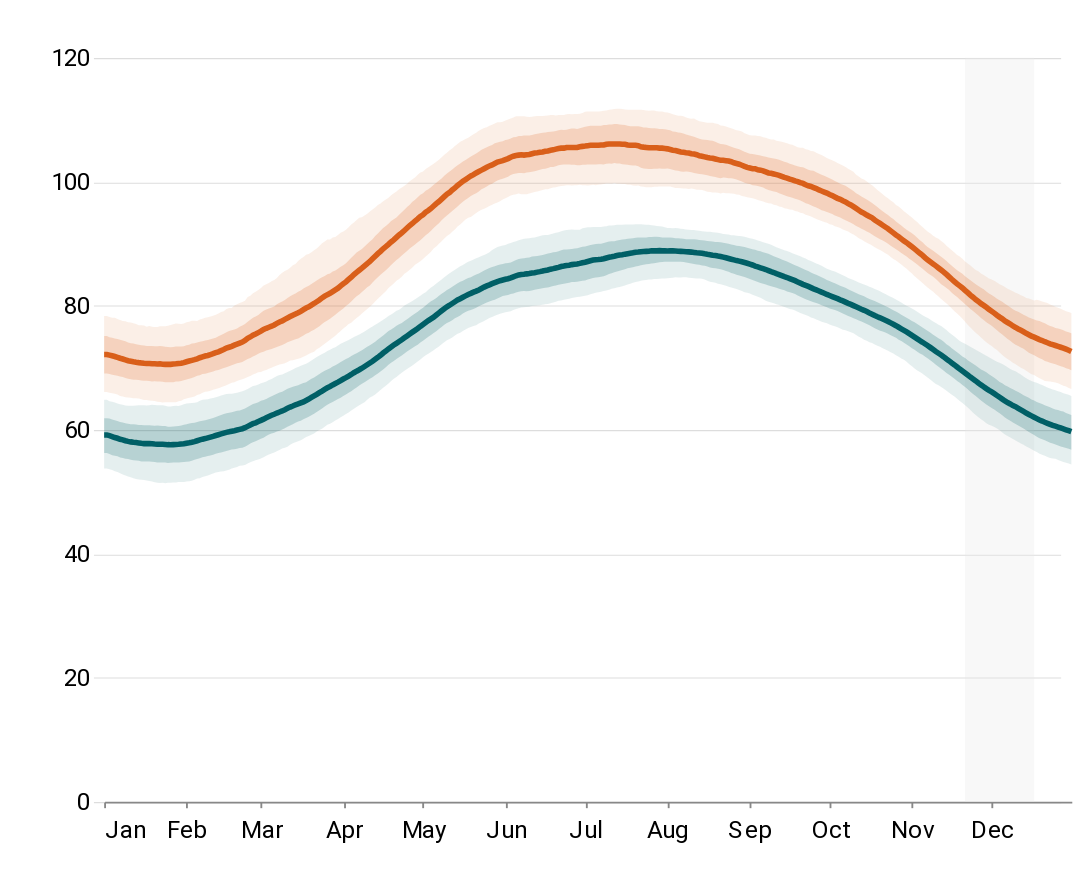

The notebook cell this image was saved under:
### Code cell
dates = (
    alt.Chart(dates_df)
    .mark_rect(color="#e9e9e9", opacity=0.3)
    .encode(
        x=alt.X("x_min:T", title=" "),
        x2="x_max:T",
        y=alt.Y("y_min:Q", title=" "),
        y2="y_max:Q",
    )
)

low_line = (
    alt.Chart(src_slim)
    .mark_line(color="#005f66")
    .encode(
        x=alt.X("timestamp:T", axis=alt.Axis(format="%b", tickCount=8)),
        y=alt.Y("temperature_low_mean", axis=alt.Axis(tickCount=6)),
    )
)

low_band = (
    alt.Chart(src_slim)
    .mark_area(opacity=0.2, color="#005f66")
    .encode(
        x="timestamp:T",
        y="temperature_low_percentile25th",
        y2="temperature_low_percentile75th",
    )
)

low_band2 = (
    alt.Chart(src_slim)
    .mark_area(opacity=0.1, color="#005f66")
    .encode(
        x="timestamp:T",
        y="temperature_low_percentile10th",
        y2="temperature_low_percentile90th",
    )
)

high_line = (
    alt.Chart(src_slim)
    .mark_line(color="#d95f1a")
    .encode(x="timestamp:T", y="temperature_high_mean")
)

high_band = (
    alt.Chart(src_slim)
    .mark_area(opacity=0.2, color="#d95f1a")
    .encode(
        x="timestamp:T",
        y="temperature_high_percentile25th",
        y2="temperature_high_percentile75th",
    )
)

high_band2 = (
    alt.Chart(src_slim)
    .mark_area(opacity=0.1, color="#d95f1a")
    .encode(
        x="timestamp:T",
        y="temperature_high_percentile10th",
        y2="temperature_high_percentile90th",
    )
)

(
    dates + low_band2 + low_band + low_line + high_band2 + high_band + high_line
).properties(width=520, height=400, title="")

### Figure 1 — Vega-Lite specification as saved in the notebook (floating-point values rounded to 4 significant figures; data arrays with more than 128 entries replaced by an {"elided": "..."} marker saying what was removed)
{"config": {"view": {"width": 800, "height": 450, "strokeOpacity": 0}, "background": "#ffffff", "title": {"anchor": "start", "font": "Summit Sans", "fontColor": "palette[\"black\"]", "fontSize": 18, "fontWeight": "normal"}, "arc": {"fill": "#00d4d8"}, "area": {"fill": "#00d4d8"}, "line": {"stroke": "#00d4d8", "strokeWidth": 3}, "path": {"stroke": "#00d4d8"}, "rect": {"fill": "#00d4d8"}, "shape": {"stroke": "#00d4d8"}, "bar": {"fill": "#00d4d8"}, "point": {"stroke": "#00d4d8"}, "symbol": {"fill": "#00d4d8", "size": 30}, "axis": {"titleFont": "Roboto", "titleFontSize": 15, "titleFontWeight": "normal", "labelFont": "Roboto, sans", "labelFontSize": 13, "labelFontWeight": "normal"}, "axisX": {"labelAngle": 0, "labelPadding": 6, "tickSize": 3, "grid": false}, "axisY": {"labelBaseline": "middle", "maxExtent": 45, "minExtent": 45, "titleAlign": "left", "titleAngle": 0, "titleX": -45, "titleY": -11, "domainOpacity": 0, "gridWidth": 0.6, "gridColor": "#dddddd", "offset": 6, "tickSize": 0, "titleColor": "#767676"}, "legend": {"titleFont": "Roboto", "titleFontSize": 15, "titleFontWeight": "normal", "symbolType": "square", "labelFont": "Roboto, sans", "labelFontSize": 13}, "range": {"category": ["#005f66", "#e37e2d", "#d64a3b", "#76b0ef", "#c1bc40"], "diverging": ["#e68a4f", "#f4bb6a", "#f9e39c", "#dadfe2", "#a6b7c6", "#849eae"], "heatmap": ["#7ff6f6", "#00eeef", "#00d4d8", "#00abb2", "#00848b", "#fbf2c7", "#00363d"], "ordinal": ["#7ff6f6", "#00eeef", "#00d4d8", "#00abb2", "#00848b", "#fbf2c7", "#00363d"], "ramp": ["#7ff6f6", "#00eeef", "#00d4d8", "#00abb2", "#00848b", "#fbf2c7", "#00363d"]}}, "layer": [{"data": {"name": "data-ea96dcf161875930a6b35a94771fd08a"}, "mark": {"type": "rect", "color": "#e9e9e9", "opacity": 0.3}, "encoding": {"x": {"field": "x_min", "title": " ", "type": "temporal"}, "x2": {"field": "x_max"}, "y": {"field": "y_min", "title": " ", "type": "quantitative"}, "y2": {"field": "y_max"}}}, {"data": {"name": "data-088579cfe994914f7a891cefa477baef"}, "mark": {"type": "area", "color": "#005f66", "opacity": 0.1}, "encoding": {"x": {"field": "timestamp", "type": "temporal"}, "y": {"field": "temperature_low_percentile10th", "type": "quantitative"}, "y2": {"field": "temperature_low_percentile90th"}}}, {"data": {"name": "data-088579cfe994914f7a891cefa477baef"}, "mark": {"type": "area", "color": "#005f66", "opacity": 0.2}, "encoding": {"x": {"field": "timestamp", "type": "temporal"}, "y": {"field": "temperature_low_percentile25th", "type": "quantitative"}, "y2": {"field": "temperature_low_percentile75th"}}}, {"data": {"name": "data-088579cfe994914f7a891cefa477baef"}, "mark": {"type": "line", "color": "#005f66"}, "encoding": {"x": {"axis": {"format": "%b", "tickCount": 8}, "field": "timestamp", "type": "temporal"}, "y": {"axis": {"tickCount": 6}, "field": "temperature_low_mean", "type": "quantitative"}}}, {"data": {"name": "data-088579cfe994914f7a891cefa477baef"}, "mark": {"type": "area", "color": "#d95f1a", "opacity": 0.1}, "encoding": {"x": {"field": "timestamp", "type": "temporal"}, "y": {"field": "temperature_high_percentile10th", "type": "quantitative"}, "y2": {"field": "temperature_high_percentile90th"}}}, {"data": {"name": "data-088579cfe994914f7a891cefa477baef"}, "mark": {"type": "area", "color": "#d95f1a", "opacity": 0.2}, "encoding": {"x": {"field": "timestamp", "type": "temporal"}, "y": {"field": "temperature_high_percentile25th", "type": "quantitative"}, "y2": {"field": "temperature_high_percentile75th"}}}, {"data": {"name": "data-088579cfe994914f7a891cefa477baef"}, "mark": {"type": "line", "color": "#d95f1a"}, "encoding": {"x": {"field": "timestamp", "type": "temporal"}, "y": {"field": "temperature_high_mean", "type": "quantitative"}}}], "height": 400, "title": "", "width": 520, "$schema": "https://vega.github.io/schema/vega-lite/v4.17.0.json", "datasets": {"data-ea96dcf161875930a6b35a94771fd08a": [{"x_min": "2022-11-21", "x_max": "2022-12-17", "y_min": 0, "y_max": 120}], "data-088579cfe994914f7a891cefa477baef": {"elided": "365 records"}}}
